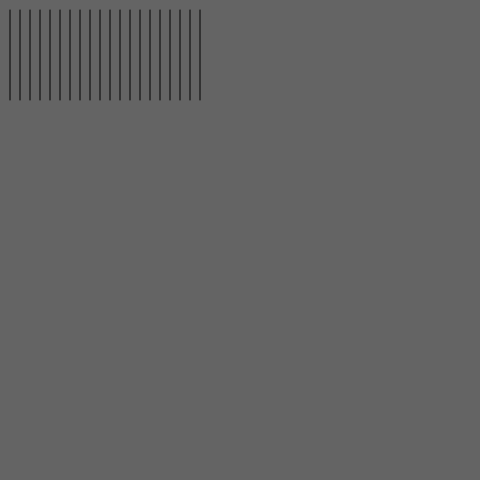
Frame 1 (no input)
Frame 60 (no input): identical to frame 1, image omitted
Frame 120 (the mouse pressed at the canvas centre since frame 60): identical to frame 1, image omitted

The p5.js sketch that drew this single still picture (run headless with seeded random() and noise() and a simulated clock; from frame 60 on, the mouse is pressed at the canvas centre):

// p5.js sketch
// ── sketch.js
var lineX1 = 10;
var lineY1 = 10;
var lineY2 = 100;


function setup() {
	createCanvas(480,480);

}


function draw() {

	background(100);
	lineX1 = 10;

	// while ( lineX1 < 300) {
	// 	line (lineX1, lineY1, lineX1, lineY2);
	// 	lineX1 = lineX1 + 10;
	// }

	for ( var i = 0; i < 20; i ++) {
		console.log(i);
		line (lineX1, lineY1, lineX1, lineY2);
		lineX1 = lineX1 + 10;
	}


}
